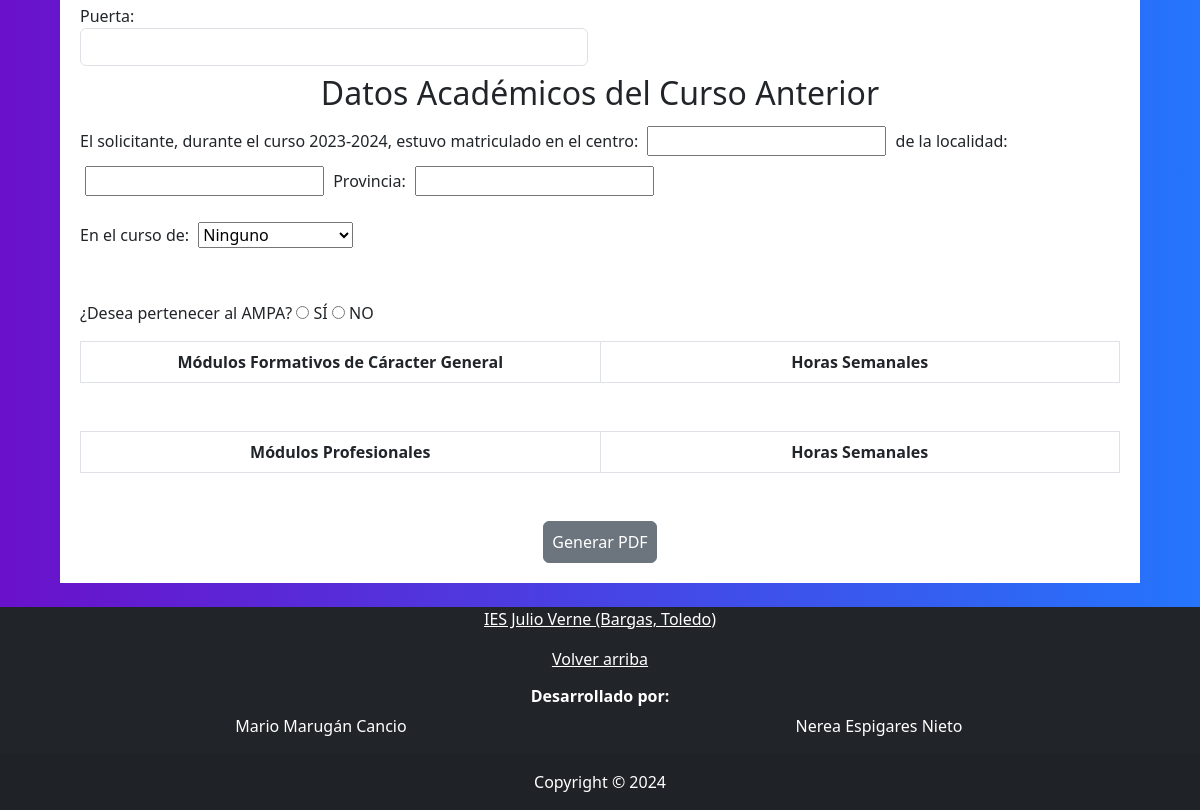
The app's page /prematricula/cursos/PEFP/PEFP1.php (lower part), older data.
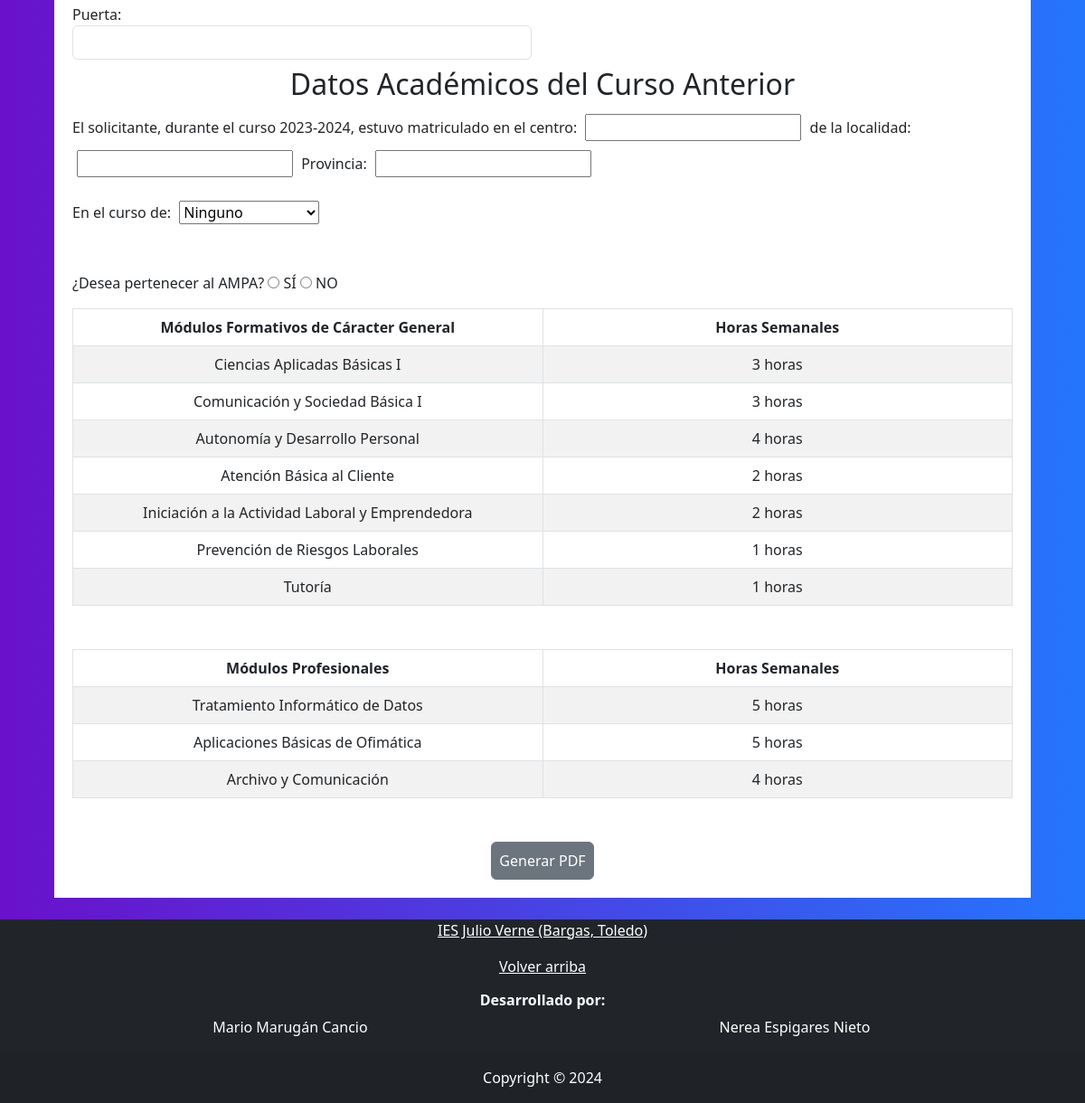
The same page, newer data.
### tables this page shows
CREATE TABLE Asignaturas(
	cod_asignatura INT PRIMARY KEY AUTO_INCREMENT,
    nombre VARCHAR(100) NOT NULL,
    horas INT NOT NULL,
    curso VARCHAR(30) NOT NULL,
    tipo VARCHAR(40)
);

### prematricula/cursos/PEFP/PEFP1.php (the view, shortened to what this page needs)
<!DOCTYPE html>
<html lang="en">
<head>
    <link rel="stylesheet" href="../../../css/bootstrap.min.css">
    <link rel="stylesheet" type="text/css" href="../../../css/app.css">
  <link rel="stylesheet" type="text/css" href="../../../css/prematriculas.css">
    <link href="https://cdn.jsdelivr.net/npm/bootstrap@5.3.0-alpha3/dist/css/bootstrap.min.css" rel="stylesheet">
    <?php
        require('../../../archivosComunes/conexion.php');
    ?>
</head>
<body>
    <div class="fondo">
        <div class="matricula mt-4">
            <form id="matriculas" action="../../generate_pdf.php" method="post">
                <?php
                    include('../formularioComun.php');
                ?>
                <div class="form-group mb-5">
                <table class="table table-bordered table-striped table-hover text-center">
                    <thead>
                        <tr>
                            <th scope="col">Módulos Formativos de Cáracter General</th>
                            <th scope="col">Horas Semanales</th>
                        </tr>
                    </thead>
                    <tbody>
                        <?php
                            $select = "SELECT cod_asignatura, nombre, horas, curso, tipo FROM Asignaturas WHERE curso LIKE 'PEFP1' AND tipo LIKE '%Formátivos de Carácter General'";
                            $resul = $db->query($select);
                            while ($asignatura = $resul->fetch(PDO::FETCH_ASSOC)) {
                                echo '<tr>';
                                    echo '<td id="general'.$asignatura['cod_asignatura'].'">'.$asignatura['nombre'].'</td>';
                                    echo '<td id="horas_general'.$asignatura['cod_asignatura'].'">'.$asignatura['horas'].' horas</td>';
                                echo "</tr>";
                            }
                        ?>
                    </tbody>
                </table>
                </div>
                <div class="form-group mb-5">
                <table class="table table-bordered table-striped table-hover text-center">
                    <thead>
                        <tr>
                            <th scope="col">Módulos Profesionales</th>
                            <th scope="col">Horas Semanales</th>
                        </tr>
                    </thead>
                    <tbody>
                        <?php
                            $select = "SELECT cod_asignatura, nombre, horas, curso, tipo FROM Asignaturas WHERE curso LIKE 'PEFP1' AND tipo LIKE '%Profesionales'";
                            $resul = $db->query($select);
                            while ($asignatura = $resul->fetch(PDO::FETCH_ASSOC)) {
                                echo '<tr>';
                                    echo '<td id="profesionales'.$asignatura['cod_asignatura'].'">'.$asignatura['nombre'].'</td>';
                                    echo '<td id="horas_profesionales'.$asignatura['cod_asignatura'].'">'.$asignatura['horas'].' horas</td>';
                                echo "</tr>";
                            }
                        ?>
                    </tbody>
                </table>
                </div>
                <div class="d-flex w-100 justify-content-center">
                <button type="button" onclick="validarDatos()" class="btn btn-secondary p-2">Generar PDF</button>
                </div>
            </form>
        </div>
    </div>
    <?php
    include('./../../footer.php');
    ?>
</body>
</html>

Row changes from the older to the newer data that the page shows:
added asignaturas: nombre "Ciencias Aplicadas Básicas I", horas "3", shown under "Datos Académicos del Curso Anterior"
added asignaturas: nombre "Comunicación y Sociedad Básica I", horas "3", shown under "Datos Académicos del Curso Anterior"
added asignaturas: nombre "Autonomía y Desarrollo Personal", horas "4", shown under "Datos Académicos del Curso Anterior"
added asignaturas: nombre "Atención Básica al Cliente", horas "2", shown under "Datos Académicos del Curso Anterior"
added asignaturas: nombre "Iniciación a la Actividad Laboral y Emprendedora", horas "2", shown under "Datos Académicos del Curso Anterior"
added asignaturas: nombre "Prevención de Riesgos Laborales", horas "1", shown under "Datos Académicos del Curso Anterior"
added asignaturas: nombre "Tutoría", horas "1", shown under "Datos Académicos del Curso Anterior"
added asignaturas: nombre "Tratamiento Informático de Datos", horas "5"
added asignaturas: nombre "Aplicaciones Básicas de Ofimática", horas "5"
added asignaturas: nombre "Archivo y Comunicación", horas "4"
